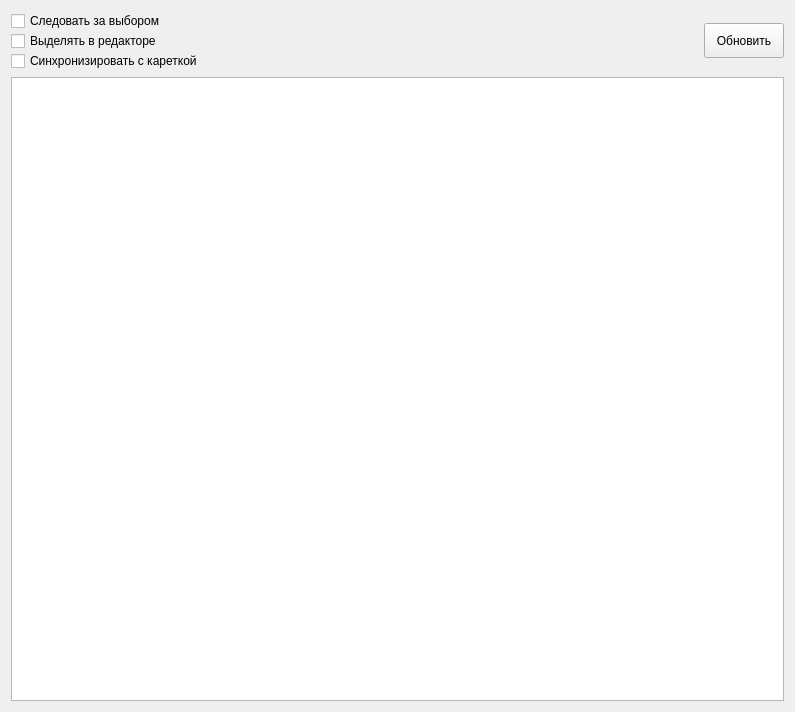
<?xml version="1.0" encoding="UTF-8"?>
<ui version="4.0">
 <class>DisasmWindow</class>
 <widget class="QWidget" name="DisasmWindow">
  <property name="geometry">
   <rect>
    <x>0</x>
    <y>0</y>
    <width>795</width>
    <height>712</height>
   </rect>
  </property>
  <property name="windowTitle">
   <string>DisasmWindow</string>
  </property>
  <layout class="QVBoxLayout" name="verticalLayout_2">
   <item>
    <layout class="QHBoxLayout" name="horizontalLayout">
     <item>
      <layout class="QVBoxLayout" name="verticalLayout">
       <property name="spacing">
        <number>0</number>
       </property>
       <item>
        <widget class="QCheckBox" name="autoFollowCheck">
         <property name="text">
          <string>Следовать за выбором</string>
         </property>
        </widget>
       </item>
       <item>
        <widget class="QCheckBox" name="selectInEditorCheck">
         <property name="text">
          <string>Выделять в редакторе</string>
         </property>
        </widget>
       </item>
       <item>
        <widget class="QCheckBox" name="caretSyncChk">
         <property name="text">
          <string>Синхронизировать с кареткой</string>
         </property>
        </widget>
       </item>
      </layout>
     </item>
     <item>
      <spacer name="horizontalSpacer">
       <property name="orientation">
        <enum>Qt::Orientation::Horizontal</enum>
       </property>
       <property name="sizeHint" stdset="0">
        <size>
         <width>40</width>
         <height>20</height>
        </size>
       </property>
      </spacer>
     </item>
     <item>
      <widget class="QPushButton" name="refreshButton">
       <property name="minimumSize">
        <size>
         <width>0</width>
         <height>35</height>
        </size>
       </property>
       <property name="maximumSize">
        <size>
         <width>16777215</width>
         <height>35</height>
        </size>
       </property>
       <property name="text">
        <string>Обновить</string>
       </property>
      </widget>
     </item>
    </layout>
   </item>
   <item>
    <widget class="QTableView" name="disasmView"/>
   </item>
  </layout>
 </widget>
 <layoutdefault spacing="6" margin="11"/>
 <resources/>
 <connections/>
</ui>
